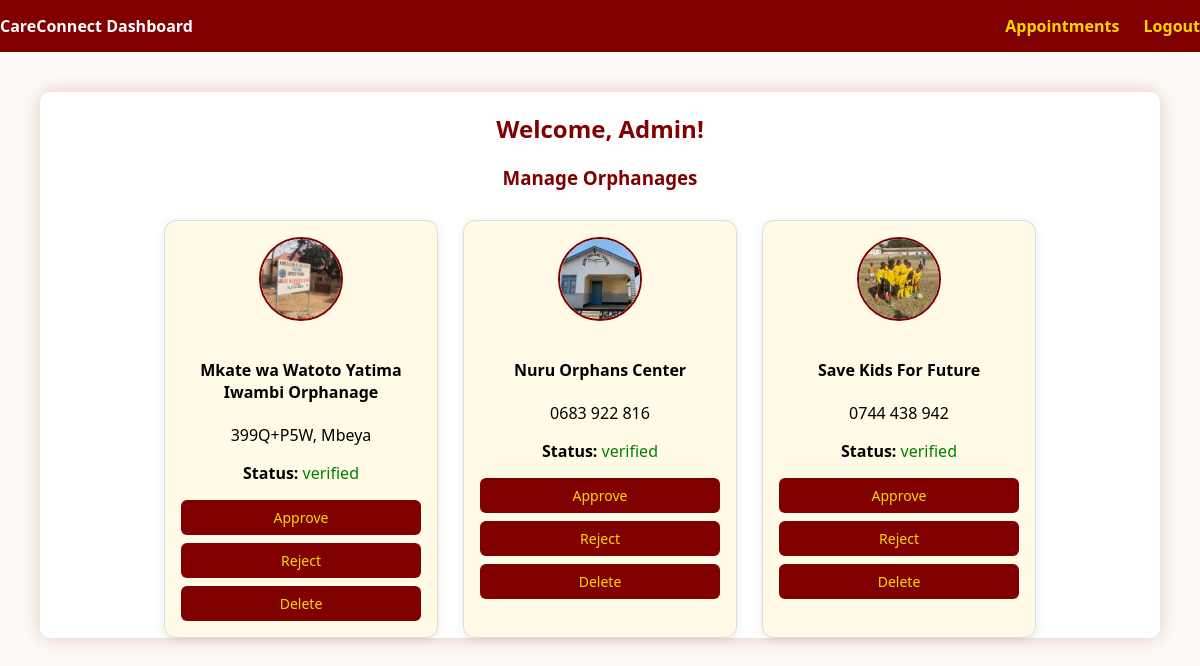
Page /dashboard.php (signed in) on the committed database.
### tables this page shows
CREATE TABLE `user` (
  `user_id` int(10) UNSIGNED NOT NULL,
  `name` varchar(100) DEFAULT NULL,
  `email` varchar(100) DEFAULT NULL,
  `password` varchar(255) DEFAULT NULL,
  `role` enum('donor','orphanage','admin') NOT NULL
);

CREATE TABLE `orphanage` (
  `orphanage_id` int(10) UNSIGNED NOT NULL,
  `name` varchar(100) NOT NULL,
  `location` text DEFAULT NULL,
  `contact` varchar(100) DEFAULT NULL,
  `status` enum('pending','verified') DEFAULT 'pending',
  `profile_pic` varchar(255) DEFAULT NULL,
  `user_id` int(10) UNSIGNED NOT NULL,
  `latitude` double DEFAULT NULL,
  `longitude` double DEFAULT NULL
);

### dashboard.php (the view, shortened to what this page needs)
<?php
include("includes/db.php");
$user_id = $_SESSION['user_id'];
$role = $_SESSION['role'];
$user_stmt = $conn->prepare("SELECT name FROM User WHERE user_id = ?");
$user_stmt->bind_param("i", $user_id);
$user_stmt->execute();
$user_result = $user_stmt->get_result();
$user = $user_result->fetch_assoc();
$user_name = $user['name'] ?? 'User';
?>
<!DOCTYPE html>
<html>
<head>
    <link rel="stylesheet" href="css/style.css">
</head>
<body>
<div class="navbar">
    <div><strong>CareConnect Dashboard</strong></div>
    <div>
        <a href="appointment.php">Appointments</a>
        <a href="logout.php">Logout</a>
    </div>
</div>
<div class="container">
    <h2>Welcome, <?php echo htmlspecialchars($user_name); ?>!</h2>
    <?php if ($role === 'donor'): ?>
        <h3>Verified Orphanages</h3>
        <div class="cards">
            <?php
            $result = $conn->query("SELECT * FROM Orphanage WHERE status = 'verified'");
            while ($row = $result->fetch_assoc()) {
                echo "<div class='card'>";
                if (!empty($row['profile_pic']) && file_exists("uploads/{$row['profile_pic']}")) {
                    echo "<img src='uploads/{$row['profile_pic']}' alt='Orphanage'>";
                } else {
                    echo "<div style='width:80px; height:80px; border-radius:50%; background:#ccc; margin:auto;'></div>";
                }
                echo "<h4>{$row['name']}</h4>";
                echo "<p>{$row['contact']}</p>";
                echo "<a class='btn' href='view_map.php?id={$row['orphanage_id']}'>View Location</a>";
                echo "<a class='btn' href='appointment.php?oid={$row['orphanage_id']}'>Make Appointment</a>";
                echo "</div>";
            }
            ?>
        </div>
    <?php elseif ($role === 'admin'): ?>
        <h3>Manage Orphanages</h3>
        <div class="cards">
            <?php
            $result = $conn->query("SELECT * FROM Orphanage ORDER BY status DESC, name ASC");
            while ($row = $result->fetch_assoc()) {
                echo "<div class='card'>";
                if (!empty($row['profile_pic']) && file_exists("uploads/{$row['profile_pic']}")) {
                    echo "<img src='uploads/{$row['profile_pic']}' alt='Profile'>";
                } else {
                    echo "<div style='width:80px; height:80px; border-radius:50%; background:#ccc; margin:auto;'></div>";
                }
                echo "<h4>{$row['name']}</h4>";
                echo "<p>{$row['contact']}</p>";
                echo "<p><strong>Status:</strong> <span style='color:" .
                     ($row['status'] === 'verified' ? 'green' : 'orange') .
                     "'>{$row['status']}</span></p>";
                echo "<a class='btn' href='?approve={$row['orphanage_id']}'>Approve</a>";
                echo "<a class='btn' href='?reject={$row['orphanage_id']}'>Reject</a>";
                echo "<a class='btn' href='?delete={$row['orphanage_id']}' onclick='return confirm(\"Delete orphanage permanently?\")'>Delete</a>";
                echo "</div>";
            }
            ?>
        </div>
    <?php else: ?>
        <p style="text-align:center;">Unknown role. Please contact admin.</p>
    <?php endif; ?>
</div>
</body>
</html>

### css/style.css (style rules this page uses)
body { font-family: 'Segoe UI', sans-serif; background-color: #f5f5dc; margin: 0; padding: 0; display: flex; flex-direction: column; align-items: center; min-height: 100vh; }
.navbar { width: 100%; background-color: #800000; color: white; padding: 15px 30px; display: flex; justify-content: space-between; align-items: center; }
.navbar a { color: #FFD700; text-decoration: none; margin-left: 20px; font-weight: bold; }
.container { background-color: white; margin-top: 40px; padding: 30px; width: 100%; max-width: 500px; border-radius: 10px; box-shadow: 0 0 20px rgba(128, 0, 0, 0.2); text-align: center; }

### dashboard.php (style rules this page uses)
body { font-family: 'Segoe UI', sans-serif; background-color: #fdfaf5; margin: 0; }
.navbar { background-color: #800000; color: white; padding: 15px 20px; display: flex; justify-content: space-between; }
.navbar a { color: #FFD700; margin-left: 20px; text-decoration: none; font-weight: bold; }
.container { max-width: 1080px; margin: 40px auto; padding: 0 20px; }
h2, h3 { text-align: center; color: #800000; }
.cards { display: flex; flex-wrap: wrap; justify-content: center; gap: 25px; margin-top: 30px; }
.card { width: 240px; background: #fffbe6; border: 1px solid #ddd; border-radius: 12px; padding: 16px; text-align: center; box-shadow: 0 2px 10px rgba(0,0,0,0.08); }
.card img { width: 80px; height: 80px; object-fit: cover; border-radius: 50%; border: 2px solid #800000; margin-bottom: 12px; }
.card .btn { display: block; background-color: #800000; color: #FFD700; padding: 8px; border: none; border-radius: 6px; font-size: 14px; text-decoration: none; cursor: pointer; margin-top: 8px; }

### rows in the picture
user: name "Admin"
orphanage: profile_pic (picture), name "Mkate wa Watoto Yatima Iwambi Orphanage", contact "399Q+P5W, Mbeya", status "verified"
orphanage: profile_pic (picture), name "Nuru Orphans Center", contact "0683 922 816", status "verified"
orphanage: profile_pic (picture), name "Save Kids For Future", contact "0744 438 942", status "verified"
